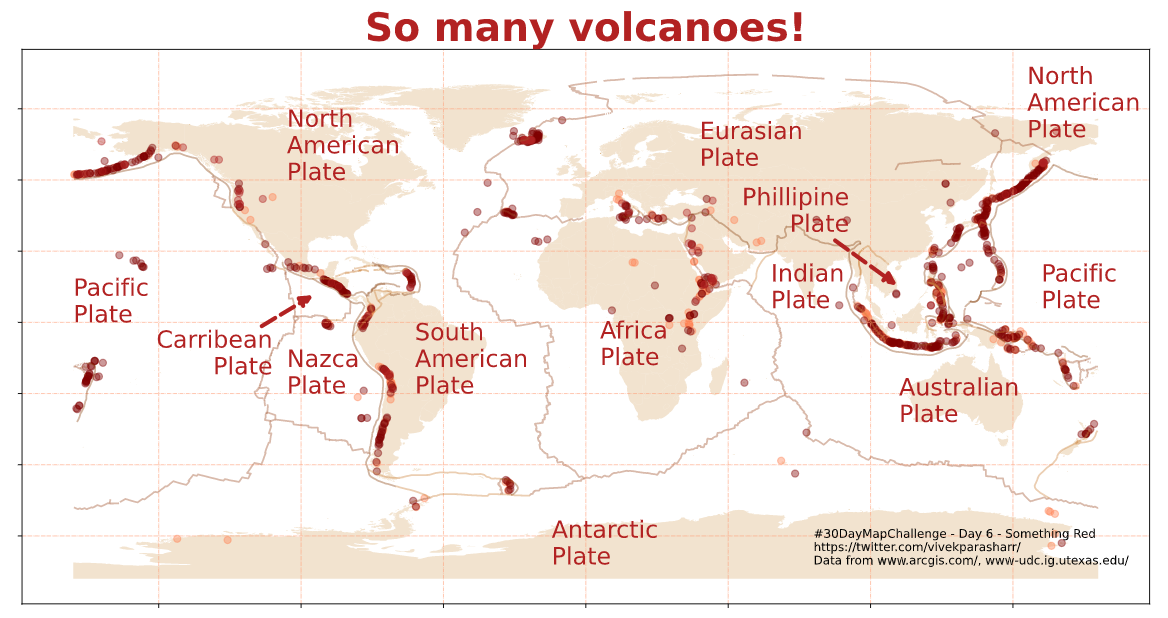

This figure's Python source:

import pandas as pd 
import matplotlib.pyplot as plt 
import descartes
import geopandas as gpd
from shapely.geometry import Point, Polygon
from h3 import h3

cntry04=gpd.read_file('/Users/vivekparashar/OneDrive/OneDrive-GitHub/Challenges-and-Competitions/30DayMapChallenge/Maps/Volcanoes_of_the_World_93_from_Shapefiles/commondata/data0/cntry04.shp')
cntry04=cntry04.to_crs(crs='epsg:4326')
cntry04.plot()

volcanoes=gpd.read_file('/Users/vivekparashar/OneDrive/OneDrive-GitHub/Challenges-and-Competitions/30DayMapChallenge/Maps/Volcanoes_of_the_World_93_from_Shapefiles/commondata/data0/volcanoes.shp')
volcanoes=volcanoes.to_crs(crs='epsg:4326')
volcanoes.plot()

ridge=gpd.read_file('/Users/vivekparashar/OneDrive/OneDrive-GitHub/Challenges-and-Competitions/30DayMapChallenge/Maps/PLATES_PlateBoundary_ArcGIS/ridge.shp')
ridge=ridge.to_crs(crs='epsg:4326')
ridge.plot()

transform=gpd.read_file('/Users/vivekparashar/OneDrive/OneDrive-GitHub/Challenges-and-Competitions/30DayMapChallenge/Maps/PLATES_PlateBoundary_ArcGIS/transform.shp')
transform=transform.to_crs(crs='epsg:4326')
transform.plot()

trench=gpd.read_file('/Users/vivekparashar/OneDrive/OneDrive-GitHub/Challenges-and-Competitions/30DayMapChallenge/Maps/PLATES_PlateBoundary_ArcGIS/trench.shp')
trench=trench.to_crs(crs='epsg:4326')
trench.plot()

# Plotting
fig, ax = plt.subplots(figsize=(17,20))
#ax.grid(True)
ax.grid(color='lightsalmon', linestyle='-.', linewidth=0.50)
ax.xaxis.set_ticklabels([])
ax.yaxis.set_ticklabels([])
#fig.suptitle('Indian Cities: Population', fontsize=50)
plt.title(label='So many volcanoes!',
fontdict={'fontsize': 33, #rcParams['axes.titlesize'],
 'fontweight': 'bold',
 'color': 'firebrick', #rcParams['axes.titlecolor'],
 'verticalalignment': 'baseline',})
 #'horizontalalignment': 'left'})
#ax.set(title='Indian Cities with Population > 100k')

#ax.xaxis.set_ticks([])
#ax.yaxis.set_ticks([])
#ax.xaxis.set_visible(False)
#ax.yaxis.set_visible(False)

cntry04.plot(ax=ax, alpha=0.4, color='burlywood')
volcanoes[volcanoes.TYPE=='Solfatara stage'].plot(ax=ax, alpha=0.4, color='coral')
volcanoes[volcanoes.TYPE=='Active'].plot(ax=ax, alpha=0.4, color='maroon')
volcanoes[volcanoes.TYPE=='Potentially active'].plot(ax=ax, alpha=0.4, color='firebrick')
ridge.plot(ax=ax, alpha=0.4, color='sienna')
transform.plot(ax=ax, alpha=0.4, color='peru')
trench.plot(ax=ax, alpha=0.4, color='saddlebrown')
plt.text(80, -85, '#30DayMapChallenge - Day 6 - Something Red \nhttps://twitter.com/vivekparasharr/ \nData from www.arcgis.com/, www-udc.ig.utexas.edu/', fontsize=10)


###########################

colorr='firebrick'
fs=20
#ax.annotate('Phillipine \nPlate', (130, 15), fontsize=fs, color=colorr)
vp_annotate(110,12.5,'Phillipine\nPlate', 'tl', 'firebrick', 20, 35, 0.5)
ax.annotate('Eurasian \nPlate', (40, 55), fontsize=fs, color=colorr)
ax.annotate('Indian \nPlate', (65, 5), fontsize=fs, color=colorr)
ax.annotate('Africa \nPlate', (5, -15), fontsize=fs, color=colorr)
ax.annotate('North \nAmerican \nPlate', (-105, 50), fontsize=fs, color=colorr)
ax.annotate('North \nAmerican \nPlate', (155, 65), fontsize=fs, color=colorr)
#ax.annotate('Carribean \nPlate', (-110, 10), fontsize=fs, color=colorr)
vp_annotate(-95,10,'Carribean\nPlate', 'bl', 'firebrick', 20, 30, 0.5)
ax.annotate('South \nAmerican \nPlate', (-60, -25), fontsize=fs, color=colorr)
ax.annotate('Nazca \nPlate', (-105, -25), fontsize=fs, color=colorr)
ax.annotate('Pacific \nPlate', (-180, 0), fontsize=fs, color=colorr)
ax.annotate('Pacific \nPlate', (160, 5), fontsize=fs, color=colorr)
ax.annotate('Australian \nPlate', (110, -35), fontsize=fs, color=colorr)
ax.annotate('Antarctic \nPlate', (-12, -85), fontsize=fs, color=colorr)



############################

# Function for annotating the chart
# aspect - is 2 if x is twice the length of y
# aspect - is 1.5 if x is 1.5 times the length of y
def vp_annotate(x, y, text, loc, colorr, fs, dist, aspect):
    arrow_properties=dict(arrowstyle= '-|>', #  '<|-|>',
                             color='firebrick',
                             lw=3.5,
                             ls='--')
    if loc=='tl':
        ax.annotate(text, xy=(x, y), xytext=(x-dist*aspect, y+dist), 
            arrowprops=arrow_properties,
            fontsize=fs, color=colorr,
            horizontalalignment='right', verticalalignment='top')
    if loc=='tr':
        ax.annotate(text, xy=(x, y), xytext=(x+dist*aspect, y+dist), 
            arrowprops=arrow_properties,
            fontsize=fs, color=colorr,
            horizontalalignment='left', verticalalignment='top')
    if loc=='bl':
        ax.annotate(text, xy=(x, y), xytext=(x-dist*aspect, y-dist), 
            arrowprops=arrow_properties,
            fontsize=fs, color=colorr,
            horizontalalignment='right', verticalalignment='bottom')
    if loc=='br':
        ax.annotate(text, xy=(x, y), xytext=(x+dist*aspect, y-dist), 
            arrowprops=arrow_properties,
            fontsize=fs, color=colorr,
            horizontalalignment='left', verticalalignment='bottom')
